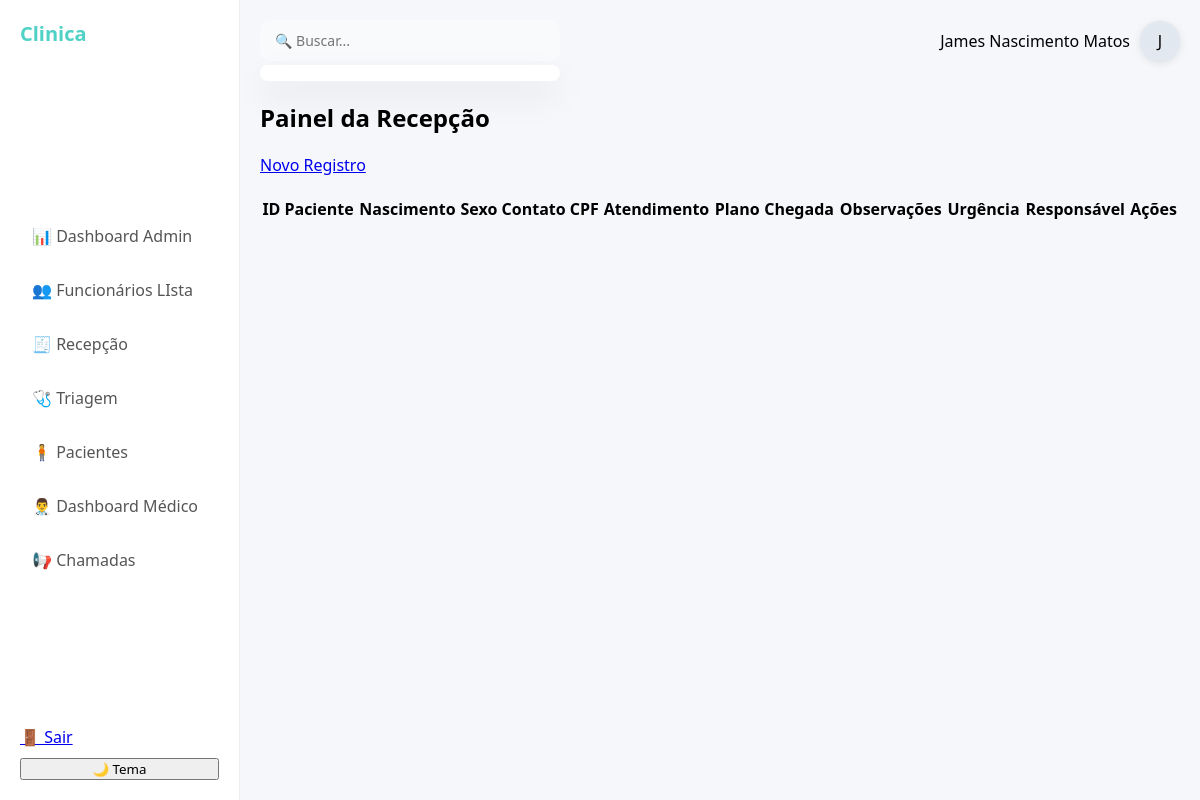
The app's page /recepcao (signed in), older data.
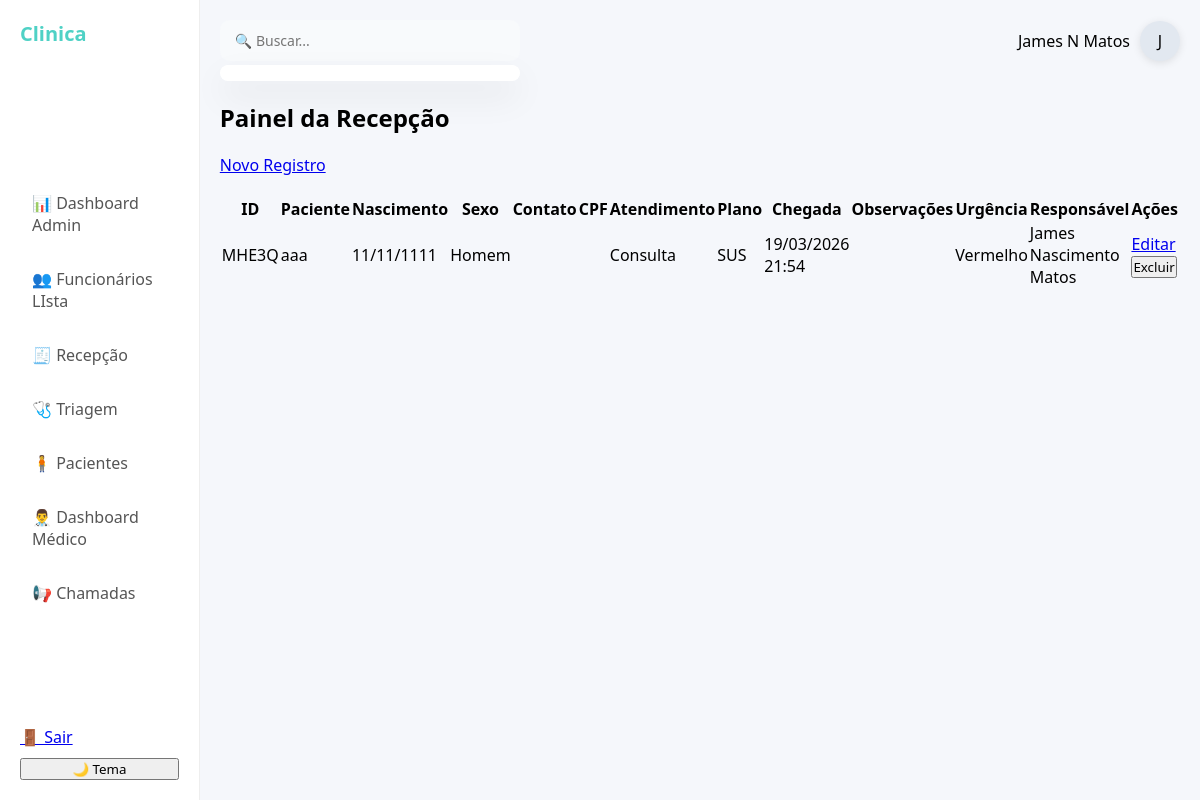
The same page, newer data.
### model.py (models this page shows)
class Funcionarios(UserMixin, db1.Model):
    __tablename__ = 'funcionarios'
    id = db1.Column(db1.Integer, primary_key=True)
    nome_completo = db1.Column(db1.String(100), nullable=False)
    usuario = db1.Column(db1.String(70), nullable=False, unique=True)
    funcao = db1.Column(db1.String(30), nullable=False)
    senha = db1.Column(db1.String(200), nullable=False)
    sexo = db1.Column(db1.String(15), nullable=True)
    email = db1.Column(db1.String(120), unique=True, nullable=False)
    data_criacao = db1.Column(db1.DateTime, default=datetime.utcnow)
    cpf = db1.Column(db1.String(14), unique=True, nullable=True)
    telefone = db1.Column(db1.String(20), nullable=True)
    data_nascimento = db1.Column(db1.Date, nullable=True)
    ultimo_login = db1.Column(db1.DateTime, nullable=True)
    ultimo_logout = db1.Column(db1.DateTime)
    online = db1.Column(db1.Boolean, default=False)
    foto = db1.Column(db1.String(200))

class Recepcao(db1.Model):
    __tablename__ = 'recepcao'
    id = db1.Column(db1.String(5), primary_key=True, default=gerar_id_recepcao)
    chamado = db1.Column(db1.Boolean, default=False)
    destino = db1.Column(db1.String(50), nullable=True)
    nome_completo = db1.Column(db1.String(100), nullable=False)
    data_nascimento = db1.Column(db1.Date, nullable=True)
    sexo = db1.Column(db1.String(15), nullable=True)
    contato = db1.Column(db1.String(100), nullable=True)
    cpf = db1.Column(db1.String(30), nullable=True)
    atendimento = db1.Column(db1.String(50), nullable=True)
    plano = db1.Column(db1.String(50), nullable=True)
    horario_chegada = db1.Column(db1.DateTime, default=datetime.utcnow)
    observacoes_recepcao = db1.Column(db1.Text)
    urgencia_recepcao = db1.Column(db1.String(50))
    responsavel_recepcao = db1.Column(db1.String(100))
    triagem = db1.relationship(
        "Triagem",
        back_populates="recepcao",
        uselist=False,
        cascade="all, delete-orphan"
    )
    medico = db1.relationship(
        "Medico",
        back_populates="recepcao",
        uselist=False,
        cascade="all, delete-orphan"
    )

### main.py (the view)
@app.route("/recepcao")
@login_required
def recepcao_list():
    require_role("recepcionista", "administrador")
    dados = Recepcao.query.order_by(Recepcao.horario_chegada.desc()).all()
    return render_template("dash_recepcao.html", dados=dados)

### main.py (called while the page is built)
@lg.user_loader
def load_user(user_id):
    try:
        return db1.session.get(Funcionarios, int(user_id))
    except Exception:
        return None

def check_role(*roles):
    func = (current_user.funcao or "").strip().lower()
    return func in [r.lower() for r in roles]

def require_role(*roles):
    if not check_role(*roles):
        abort(403)

### templates/dash_recepcao.html (shortened to what this page needs)
{% extends "base.html" %}
{% block content %}
<h1>Painel da Recepção</h1>
<a class="btn-novo" href="{{ url_for('recepcao_novo') }}">Novo Registro</a>
<table class="tabela-recepcao">
    <thead>
        <tr>
            <th>ID</th>
            <th>Paciente</th>
            <th>Nascimento</th>
            <th>Sexo</th>
            <th>Contato</th>
            <th>CPF</th>
            <th>Atendimento</th>
            <th>Plano</th>
            <th>Chegada</th>
            <th>Observações</th>
            <th>Urgência</th>
            <th>Responsável</th>
            <th>Ações</th>
        </tr>
    </thead>
    <tbody>
        {% for r in dados %}
        <tr>
            <td>{{ r.id }}</td>
            <td>{{ r.nome_completo }}</td>
            <td>{{ r.data_nascimento.strftime('%d/%m/%Y') if r.data_nascimento else '' }}</td>
            <td>{{ r.sexo }}</td>
            <td>{{ r.contato }}</td>
            <td>{{ r.cpf }}</td>
            <td>{{ r.atendimento }}</td>
            <td>{{ r.plano }}</td>
            <td>{{ r.horario_chegada.strftime('%d/%m/%Y %H:%M') if r.horario_chegada else '' }}</td>
            <td>{{ r.observacoes_recepcao }}</td>
            <td>{{ r.urgencia_recepcao }}</td>
            <td>{{ r.responsavel_recepcao }}</td>
            <td>
                <a class="btn-editar" href="{{ url_for('recepcao_editar', id=r.id) }}">
                     Editar
                </a>
                <form method="post" action="{{ url_for('recepcao_excluir', id=r.id) }}" style="display:inline" onsubmit="return confirm('Excluir registro?')">
                    <button class="btn-excluir" type="submit">Excluir</button>
                </form>
            </td>
        </tr>
        {% endfor %}
    </tbody>
</table>
{% endblock %}

### templates/base.html (shortened to what this page needs)
<!DOCTYPE html>
<html lang="pt-BR">
<head>
    <link rel="stylesheet" href="{{ url_for('static', filename='css/style.css') }}">
</head>
<body>
<div class="app">
    <aside class="sidebar">
        <h2 class="logo">Clinica</h2>
        {% set func = (current_user.funcao or "").strip().lower() %}
        <nav>
            {% if func == "administrador" %}
                <a href="{{ url_for('admin_dashboard') }}">📊 Dashboard Admin</a>
                <a href="{{ url_for('funcionarios_list') }}">👥 Funcionários LIsta</a>
                <a href="{{ url_for('recepcao_list') }}">🧾 Recepção</a>
                <a href="{{ url_for('triagem') }}">🩺 Triagem</a>
                <a href="{{ url_for('dash_pacientes') }}">🧍 Pacientes</a>
                <a href="{{ url_for('dashboard_medico') }}">👨‍⚕️ Dashboard Médico</a>
                <a href="{{ url_for('painel_senha') }}">📢 Chamadas</a>
            {% endif %}
        </nav>
        <div class="sidebar-bottom">
            <a href="{{ url_for('sair') }}">🚪 Sair</a>
            <button onclick="toggleTheme()">🌙 Tema</button>
        </div>
    </aside>
    <main class="main">
        <header class="topbar">
            <div class="search-box">
    <input
        type="text"
        id="buscaGlobal"
        placeholder="🔍 Buscar..."
        class="search"
        autocomplete="off"
    >
    <div id="resultadoBusca" class="resultado-busca"></div>
</div>
            <div class="profile">
                <span>{{ current_user.nome_completo }}</span>
                <div class="avatar">
    {% if current_user.foto %}
        <img src="{{ current_user.foto }}">
    {% else %}
        <span>
            {{ current_user.nome_completo[:1] }}
        </span>
    {% endif %}
</div>
            </div>
        </header>
        <section class="content">
            {% block content %}{% endblock %}
        </section>
    </main>
</div>
</body>
</html>

### static/css/style.css (style rules this page uses)
* { margin: 0; padding: 0; box-sizing: border-box; font-family: 'Segoe UI', sans-serif; }
body { background: #f5f7fb; }
.app { display: flex; }
.sidebar { width: 240px; height: 100vh; background: #ffffff; padding: 20px; display: flex; flex-direction: column; justify-content: space-between; border-right: 1px solid #eee; }
.logo { font-size: 20px; font-weight: bold; margin-bottom: 30px; color: #4fd1c5; }
.sidebar nav a { display: block; padding: 12px; border-radius: 10px; text-decoration: none; color: #555; margin-bottom: 8px; transition: 0.3s; }
.sidebar-bottom { display: flex; flex-direction: column; gap: 10px; }
.main { flex: 1; padding: 20px; }
.topbar { display: flex; justify-content: space-between; align-items: center; margin-bottom: 20px; }
.search { padding: 10px; border-radius: 10px; border: 1px solid #ddd; width: 250px; }
.profile { display: flex; align-items: center; gap: 10px; }
.avatar { width: 35px; height: 35px; border-radius: 50%; background: #4fd1c5; }
.content { display: grid; gap: 20px; }
.main { display: flex; flex-direction: column; gap: 20px; }
.search { padding: 8px 12px; border-radius: 10px; border: 1px solid #ddd; width: 250px; transition: 0.2s; }
.resultado-busca { position: absolute; top: 45px; left: 0; width: 100%; background: rgba(255, 255, 255, 0.85); backdrop-filter: blur(12px); border-radius: 16px; box-shadow: 0 20px 40px rgba(0,0,0,0.15); max-height: 350px; overflow-y: auto; z-index: 999; padding: 8px; }
.search-box { position: relative; width: 300px; }
.search { width: 100%; padding: 10px 14px; border-radius: 10px; border: 1px solid transparent; background: #f8fafc; font-size: 14px; transition: 0.2s; outline: none; box-shadow: none; }
.resultado-busca { position: absolute; top: 110%; left: 0; width: 100%; background: white; border-radius: 12px; box-shadow: 0 15px 35px rgba(0,0,0,0.08); max-height: 300px; overflow-y: auto; z-index: 999; animation: fadeIn 0.2s ease; }
.avatar { width: 40px; height: 40px; border-radius: 50%; overflow: hidden; background: #e2e8f0; display: flex; align-items: center; justify-content: center; box-shadow: 0 2px 8px rgba(0,0,0,0.1); }

Row changes from the older to the newer data that the page shows:
changed Funcionarios: nome_completo "James Nascimento Matos" → "James N Matos"
added Recepcao: id "MHE3Q", nome_completo "aaa", data_nascimento "11/11/1111", sexo "Homem", atendimento "Consulta", plano "SUS", horario_chegada "19/03/2026 21:54", urgencia_recepcao "Vermelho", responsavel_recepcao "James Nascimento Matos"
